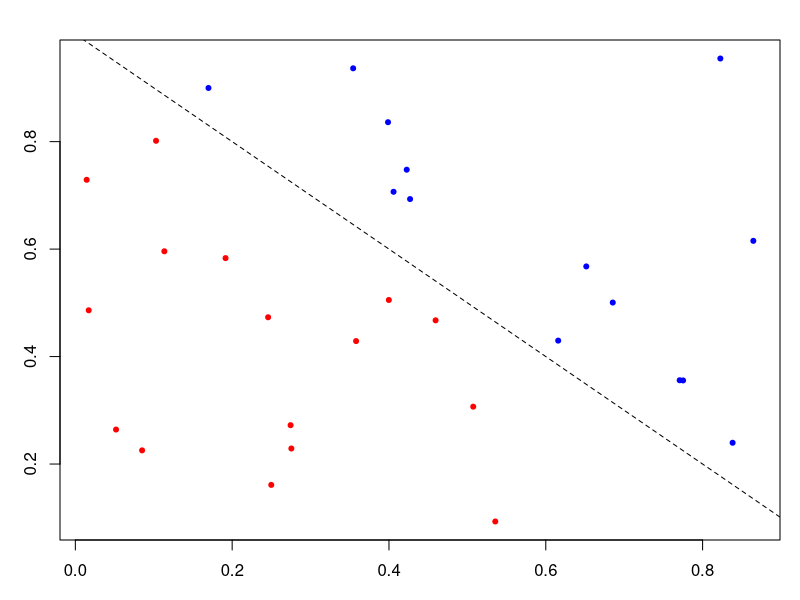
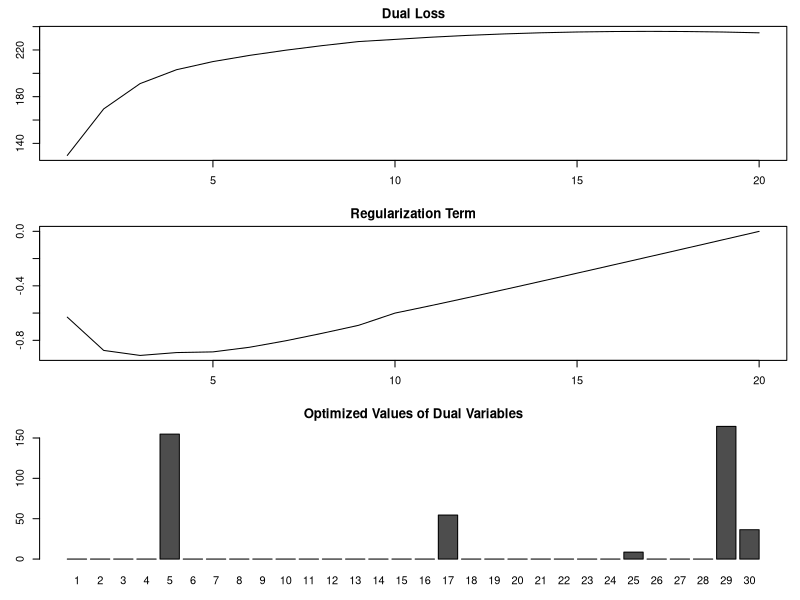
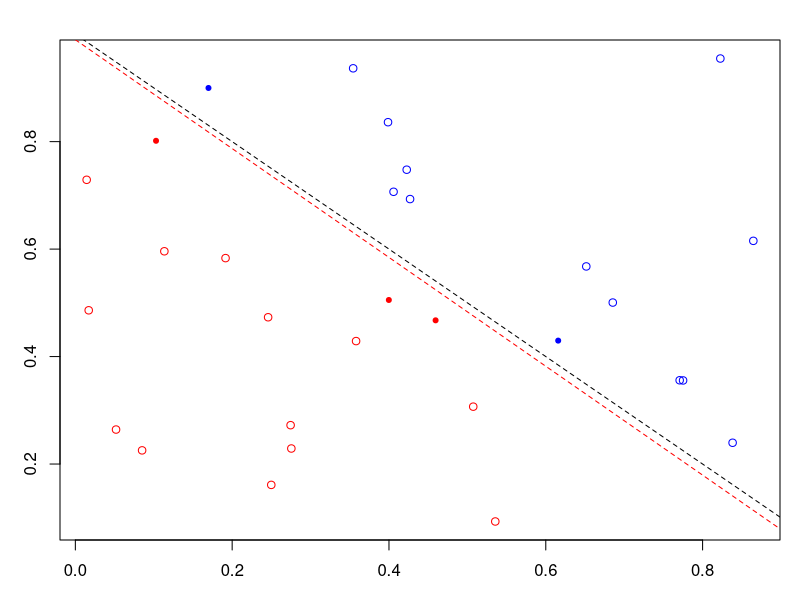

The R script that drew these images, in order:
# 06 Simple SVM Stepest Desecnt

set.seed(10)
randn = function(...){array(rnorm(prod(...)),dim=list(...))}
rand = function(...){array(runif(prod(...)),dim=list(...))}
zeros = function(...){array(0,dim=list(...))}
ones = function(...){array(1,dim=list(...))}
mod = function(a,b){a%%b}

#%%%%%%%%%%% Constants %%%%%%%%%%%%%%%%%%%%
N=30        #%% Sample number %%% 10 20 30
NOISEL=0.0  #%% NOISE LEVEL in Training Samples %%% 0.0 0.1 0.2 0.3
CCC=20000   #%% PARAMETR for soft margin %%%
SUPPORT=0.1 #%% Judgement of support vector %%% 0.1 1 10 100
CYCLE=20000 #%% Cycle of optimization process
MODCYC=1000 #%% Drawing cycle
ETA0=0.05   #%% Optimization coefficient
LLL=100     #%% Parameter for Condition, dot(ydata,alpha)=0
#%%%%%%%%%%%%%%%%%%%%%%%%%Ture parameter %%%%%%%%%%%%%%%%%%%%
w0=c(1,1)
b0=-1
#%%%%%%%%%%%%%%%%%%%%%%%%%%%%%%Make Inputs and Outputs %%%%%%%%%%%%%%%%%%%%%%%%%%%
xdata=rand(2,N)     #%% (2,N)   Inputs of samples
yvalue=w0 %*% xdata+b0+NOISEL*(1-2*rand(1,N))
ydata=sign(yvalue)  #%% (1,N) Outputs of samples
yflag=(ydata+1)/2
#%%%%%%%%%%%%%%%%%%%%%%%%%%%%%%%%%%%%%%%%%%%%%%%%%%%%%%%%%%%%%%%%%%%%
par(mfrow = c(1,1))
par(mar = c(3, 3, 2, 1))
plot(xdata[1,],xdata[2,],col=c("red","blue")[yflag+1],type="p",pch=20)
plot(function(x){-w0[1]/w0[2]*x-b0/w0[2]},0,1,add=T,lty=2)
getGraphicsEvent(prompt="Waiting for input", onMouseDown=function(buttons,x,y){"ok"})
#%%%%%%%%%%%%%%%%%%%%%%%%%%%%%%%%%%%%%%%%%Kernel%%%%%%%%%%%%%%%%%%%%%%%%%%
KXX=t(xdata) %*% xdata   #%% (N,N)  (x,x)
KYY=t(ydata) %*% ydata   #%% (N,N)   yy
KKK=KYY*KXX              #%% (N,N) yy(x,x)
#%%%%%%%%%%%%%%%%%%%%%%%%%%%%%%%%%%%%%%%%Initialize Optimization%%%%%%%%%%%%%%%%%%%%%%%%%%%%
alpha=t(solve(KKK+diag(N)+LLL*KYY) %*% ones(N))
#alpha=zeros(N)
#%%%%%%%%%%%%%%%%%%%%%%%%%%%%%%%%%%%%%%%%%Optimization%%%%%%%%%%%%%%%%%%%%%%%%
#%%%%%% Dual Parameters are optimized by steepest descent %%%%%%%%%%%%%%
DLOSS=zeros(CYCLE/MODCYC)
RTERM=zeros(CYCLE/MODCYC)
for(cycle in 1:CYCLE){
  ETA=ETA0*(1-(cycle-1)/CYCLE)
  anew=alpha+ETA*(1-alpha %*% t(KKK)-LLL*sum(ydata*alpha)*ydata) #%% Steepest Descent
  anew=anew-mean(ydata*anew)*ydata #%% make (dot(anew,ydata) = 0)
  anew=ifelse(anew>=0,anew,0)      #%% make (anew >= 0)
  anew=ifelse(anew>CCC,CCC,anew)   #%% make (anew <= CCC)
  alpha=anew                       #%% Update alpha
  if(mod(cycle,MODCYC)==0){
    DLOSS[cycle/MODCYC]=sum(alpha)-0.5*alpha %*% KKK %*% t(alpha)
    RTERM[cycle/MODCYC]=sum(ydata*alpha)
  }
}
sprintf('Optimization Completed')
sprintf('dot(ydata,alpha)=%e sufficiently small.',sum(ydata*alpha)) #%%%% dot(ydata,alpha)=0
par(mfrow = c(3,1))
par(mar = c(3, 3, 2, 1))
plot(DLOSS,type="l",main="Dual Loss")
plot(RTERM,type="l",main="Regularization Term")
barplot(alpha,names.arg=1:N,main="Optimized Values of Dual Variables")
getGraphicsEvent(prompt="Waiting for input", onMouseDown=function(buttons,x,y){"ok"})
#%%%%%%%%%%%%%%%%%%%%%%%%%%%%%%%%%%%%%%%%%%%w1 and b1 are calculated%%%%%%%%%%%%%%%%%%%%
s=which(alpha[1,] > SUPPORT)
w1=(alpha*ydata) %*% t(xdata)
b1=mean(ydata[1,s] - w1 %*% xdata[,s])
#%%%%%%%%%%%%%%%%%%%%%%%%%%%%%%%%%%%%Display Results%%%%%%%%%%%%%%
par(mfrow = c(1,1))
par(mar = c(3, 3, 2, 1))
pchs = ifelse(alpha > SUPPORT, 20, 21)
plot(xdata[1,],xdata[2,],type="p",pch=pchs,col=c("red","blue")[yflag+1])
plot(function(x){-w0[1]/w0[2]*x-b0/w0[2]},0,1,add=T,lty=2)
plot(function(x){-w1[1,1]/w1[1,2]*x-b1/w1[1,2]},0,1,add=T,lty=2,col="red")
alpha[s]
w1 %*% xdata[,s]+b1
xdata[,s]
#%%%%%%%%%%%%%%%%%%%%%%%%%%%%%%%%%%%%%%%%% Generalization Error
ntest=1000
xtest=rand(ntest)
ytest=rand(ntest)
ztrue=w0[1]*xtest+w0[2]*ytest+b0
ztest=w1[1,1]*xtest+w1[1,2]*ytest+b1
sprintf('Number of Support Vectors = %g',length(s))
sprintf('Generalization: Recognition Rate = %f',mean((sign(ztrue*ztest)+1)/2))
